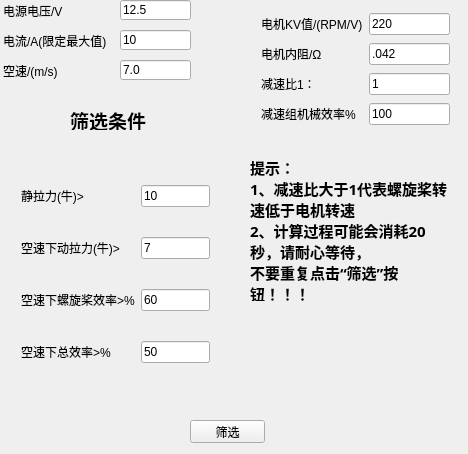
<?xml version="1.0" encoding="UTF-8"?>
<ui version="4.0">
 <class>Demo</class>
 <widget class="QWidget" name="Demo">
  <property name="geometry">
   <rect>
    <x>0</x>
    <y>0</y>
    <width>468</width>
    <height>454</height>
   </rect>
  </property>
  <property name="windowTitle">
   <string>Demo</string>
  </property>
  <widget class="QPushButton" name="CalcButton">
   <property name="geometry">
    <rect>
     <x>190</x>
     <y>420</y>
     <width>75</width>
     <height>23</height>
    </rect>
   </property>
   <property name="text">
    <string>筛选</string>
   </property>
  </widget>
  <widget class="QLineEdit" name="voltInput">
   <property name="geometry">
    <rect>
     <x>120</x>
     <y>0</y>
     <width>71</width>
     <height>20</height>
    </rect>
   </property>
   <property name="text">
    <string>12.5</string>
   </property>
  </widget>
  <widget class="QLabel" name="voltLabel">
   <property name="geometry">
    <rect>
     <x>3</x>
     <y>0</y>
     <width>91</width>
     <height>21</height>
    </rect>
   </property>
   <property name="text">
    <string>电源电压/V</string>
   </property>
  </widget>
  <widget class="QLabel" name="currLabel">
   <property name="geometry">
    <rect>
     <x>3</x>
     <y>30</y>
     <width>111</width>
     <height>21</height>
    </rect>
   </property>
   <property name="text">
    <string>电流/A(限定最大值)</string>
   </property>
  </widget>
  <widget class="QLineEdit" name="currInput">
   <property name="geometry">
    <rect>
     <x>120</x>
     <y>30</y>
     <width>71</width>
     <height>20</height>
    </rect>
   </property>
   <property name="text">
    <string>10</string>
   </property>
  </widget>
  <widget class="QLabel" name="condLabel">
   <property name="geometry">
    <rect>
     <x>70</x>
     <y>110</y>
     <width>91</width>
     <height>20</height>
    </rect>
   </property>
   <property name="font">
    <font>
     <family>AcadEref</family>
     <pointsize>14</pointsize>
     <weight>75</weight>
     <bold>true</bold>
    </font>
   </property>
   <property name="text">
    <string>筛选条件</string>
   </property>
  </widget>
  <widget class="QLabel" name="spdLabel">
   <property name="geometry">
    <rect>
     <x>3</x>
     <y>60</y>
     <width>71</width>
     <height>21</height>
    </rect>
   </property>
   <property name="text">
    <string>空速/(m/s)</string>
   </property>
  </widget>
  <widget class="QLineEdit" name="spdInput">
   <property name="geometry">
    <rect>
     <x>120</x>
     <y>60</y>
     <width>71</width>
     <height>20</height>
    </rect>
   </property>
   <property name="text">
    <string>7.0</string>
   </property>
  </widget>
  <widget class="QWidget" name="gridLayoutWidget">
   <property name="geometry">
    <rect>
     <x>10</x>
     <y>150</y>
     <width>211</width>
     <height>251</height>
    </rect>
   </property>
   <layout class="QGridLayout" name="gridLayout">
    <item row="0" column="0">
     <widget class="QLabel" name="thrustLabel">
      <property name="text">
       <string>静拉力(牛)&gt;</string>
      </property>
     </widget>
    </item>
    <item row="0" column="1">
     <widget class="QLineEdit" name="minStaThruInput">
      <property name="text">
       <string>10</string>
      </property>
     </widget>
    </item>
    <item row="2" column="1">
     <widget class="QLineEdit" name="minEtaInput">
      <property name="text">
       <string>60</string>
      </property>
     </widget>
    </item>
    <item row="2" column="0">
     <widget class="QLabel" name="etaCondLabel">
      <property name="text">
       <string>空速下螺旋桨效率&gt;%</string>
      </property>
     </widget>
    </item>
    <item row="1" column="0">
     <widget class="QLabel" name="dyThruLabel">
      <property name="text">
       <string>空速下动拉力(牛)&gt;</string>
      </property>
     </widget>
    </item>
    <item row="1" column="1">
     <widget class="QLineEdit" name="minDyThruInput">
      <property name="text">
       <string>7</string>
      </property>
     </widget>
    </item>
    <item row="3" column="0">
     <widget class="QLabel" name="etaTolLabel">
      <property name="text">
       <string>空速下总效率&gt;%</string>
      </property>
     </widget>
    </item>
    <item row="3" column="1">
     <widget class="QLineEdit" name="etaTolInput">
      <property name="text">
       <string>50</string>
      </property>
     </widget>
    </item>
   </layout>
  </widget>
  <widget class="QWidget" name="gridLayoutWidget_2">
   <property name="geometry">
    <rect>
     <x>250</x>
     <y>0</y>
     <width>211</width>
     <height>141</height>
    </rect>
   </property>
   <layout class="QGridLayout" name="gridLayout_2">
    <item row="0" column="0">
     <widget class="QLabel" name="label_2">
      <property name="text">
       <string>电机KV值/(RPM/V)</string>
      </property>
     </widget>
    </item>
    <item row="0" column="1">
     <widget class="QLineEdit" name="KV_Input">
      <property name="text">
       <string>220</string>
      </property>
     </widget>
    </item>
    <item row="1" column="0">
     <widget class="QLabel" name="label_3">
      <property name="text">
       <string>电机内阻/Ω</string>
      </property>
     </widget>
    </item>
    <item row="1" column="1">
     <widget class="QLineEdit" name="r_Input">
      <property name="text">
       <string>.042</string>
      </property>
     </widget>
    </item>
    <item row="2" column="0">
     <widget class="QLabel" name="rtoLabel">
      <property name="text">
       <string>减速比1：</string>
      </property>
     </widget>
    </item>
    <item row="3" column="0">
     <widget class="QLabel" name="gearEtaLabel">
      <property name="text">
       <string>减速组机械效率%</string>
      </property>
     </widget>
    </item>
    <item row="2" column="1">
     <widget class="QLineEdit" name="gearRtoInput">
      <property name="text">
       <string>1</string>
      </property>
     </widget>
    </item>
    <item row="3" column="1">
     <widget class="QLineEdit" name="gearEtaInput">
      <property name="text">
       <string>100</string>
      </property>
     </widget>
    </item>
   </layout>
  </widget>
  <widget class="QLabel" name="label">
   <property name="geometry">
    <rect>
     <x>250</x>
     <y>160</y>
     <width>201</width>
     <height>141</height>
    </rect>
   </property>
   <property name="font">
    <font>
     <family>AcadEref</family>
     <pointsize>11</pointsize>
     <weight>75</weight>
     <bold>true</bold>
    </font>
   </property>
   <property name="text">
    <string>提示：
1、减速比大于1代表螺旋桨转速低于电机转速
2、计算过程可能会消耗20秒，请耐心等待，
不要重复点击“筛选”按钮！！！</string>
   </property>
   <property name="wordWrap">
    <bool>true</bool>
   </property>
  </widget>
 </widget>
 <layoutdefault spacing="6" margin="11"/>
 <resources/>
 <connections/>
</ui>
